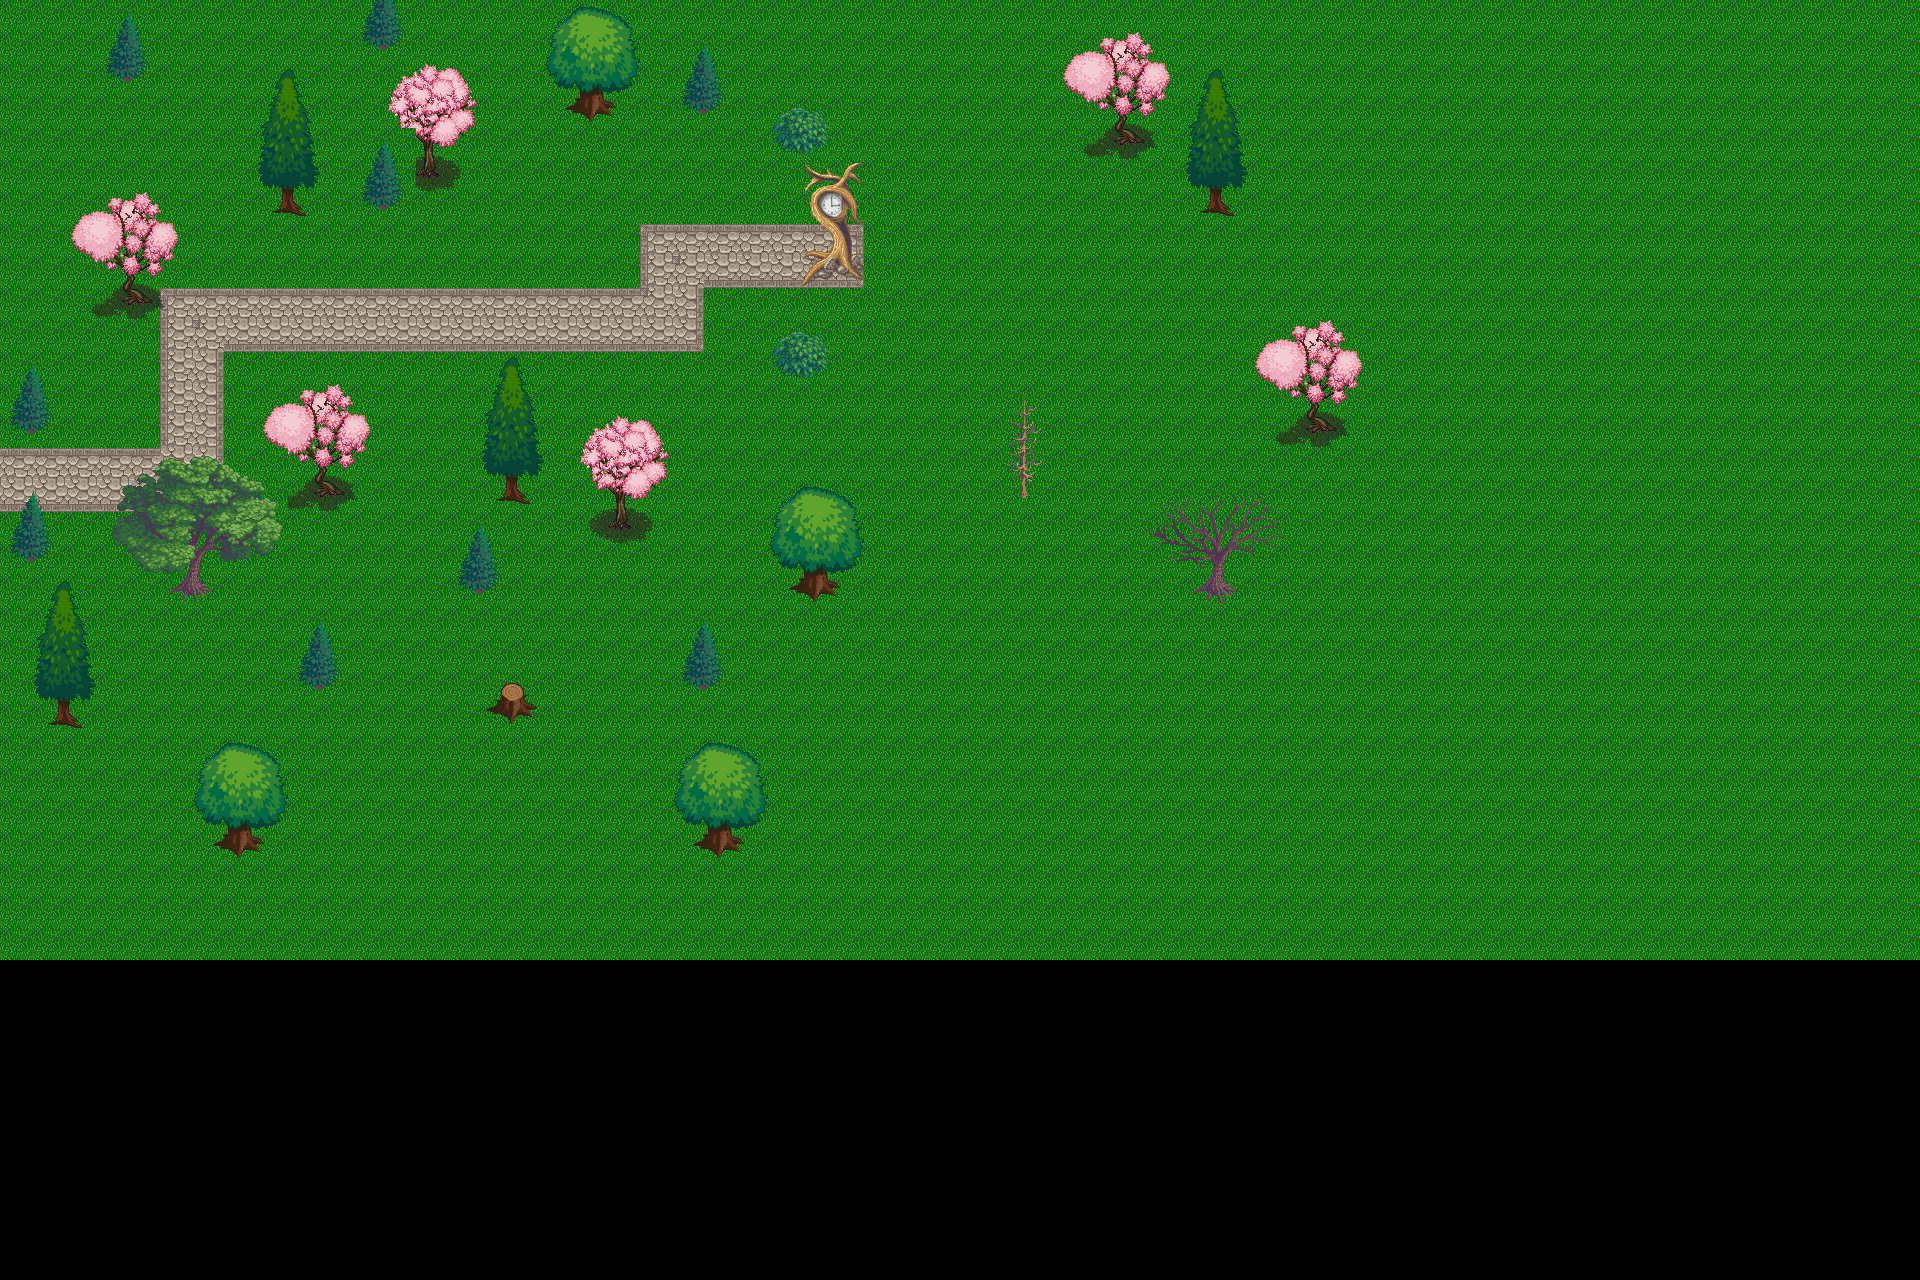

A 2D game scene composited from a Tiled map and its tileset images. What follows is a short description and the map's XML, with each tile layer's data collapsed to a summary:
An orthogonal 60x40 tile map with 32x32 px tiles, 2 tile layers (Tile Layer 1, Tile Layer 2), 4 tilesets and 24 objects.

<map version="1.0" orientation="orthogonal" renderorder="right-up" width="60" height="40" tilewidth="32" tileheight="32" nextobjectid="28">
 <tileset firstgid="1" name="Woodland_Map_Guide_HighgrassDemo" tilewidth="32" tileheight="32" tilecount="84">
  <image source="Woodland_Map_Guide_HighgrassDemo.png" width="400" height="225" />
 </tileset>
 <tileset firstgid="85" name="tiles" tilewidth="32" tileheight="32" tilecount="640">
  <image source="tiles.png" width="640" height="1024" />
 </tileset>
 <tileset firstgid="725" name="magecity" tilewidth="32" tileheight="32" tilecount="360">
  <image source="magecity.png" width="256" height="1450" />
 </tileset>
 <tileset firstgid="1085" name="Plant" tilewidth="32" tileheight="32" tilecount="169">
  <image source="plant repack.png" trans="ffffff" width="416" height="416" />
 </tileset>
 <objectgroup name="Object Layer 1" opacity="0.9">
  <object id="1" x="257" y="379" width="123" height="126" />
  <object id="3" x="480" y="356" width="70" height="161" />
  <object id="4" x="577" y="417" width="102" height="128" />
  <object id="5" x="465" y="529" width="34" height="67" />
  <object id="6" x="292" y="621" width="60" height="74" />
  <object id="7" x="51" y="581" width="26" height="143" />
  <object id="8" x="66" y="198" width="115" height="104" />
  <object id="9" x="384" y="70" width="104" height="121" />
  <object id="10" x="365" y="152" width="37" height="64" />
  <object id="11" x="256" y="69" width="70" height="145" />
  <object id="12" x="106" y="13" width="51" height="72" />
  <object id="13" x="15" y="369" width="36" height="55" />
  <object id="14" x="16" y="491" width="34" height="74" />
  <object id="15" x="683" y="53" width="49" height="55" />
  <object id="17" x="555" y="5" width="79" height="120" />
  <object id="18" x="359" y="0" width="50" height="46" />
  <object id="19" x="684" y="620" width="39" height="75" />
  <object id="20" x="481" y="679" width="72" height="42" />
  <object id="22" x="208" y="734" width="67" height="119" />
  <object id="23" x="696" y="741" width="46" height="116" />
  <object id="24" x="783" y="482" width="67" height="125" />
  <object id="25" x="775" y="336" width="54" height="46" />
  <object id="26" x="811" y="166" width="49" height="115" />
  <object id="27" x="780" y="104" width="46" height="48" />
 </objectgroup>
 <layer name="Tile Layer 1" width="60" height="40">
  <data>[2400 cells, 1800 non-empty, 12 distinct tile ids]</data>
 </layer>
 <layer name="Tile Layer 2" width="60" height="40">
  <data>[2400 cells, 550 non-empty, 135 distinct tile ids]</data>
 </layer>
</map>
